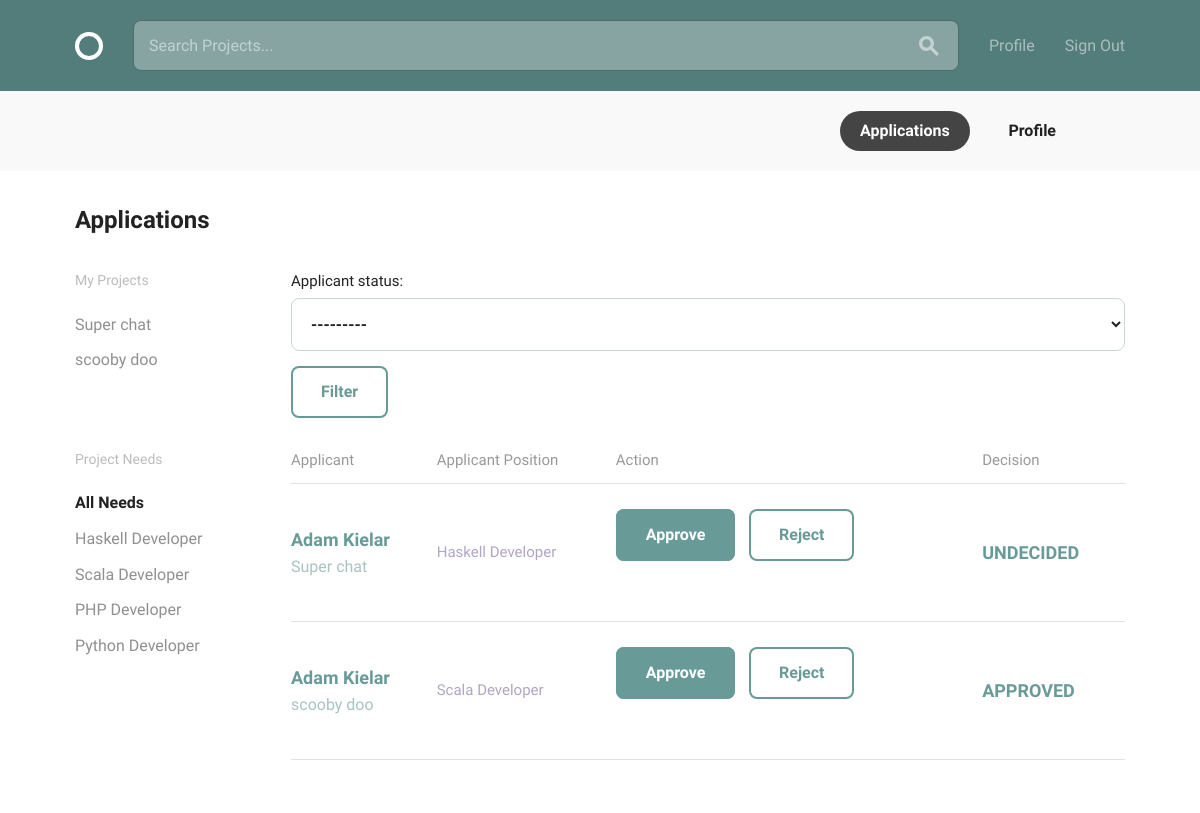
The page /applications/2 (signed in) on the database as committed earlier.
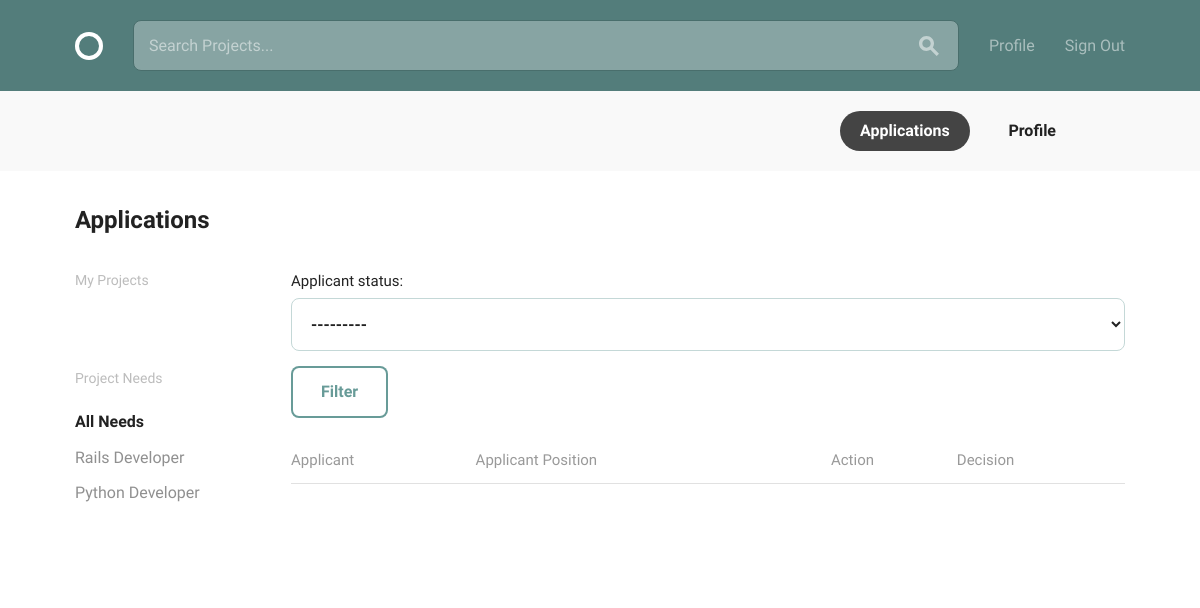
The same page on the database as committed later.
### projects/models.py (models this page shows, shortened)
class Project(models.Model):
    owner = models.ForeignKey(settings.AUTH_USER_MODEL,
                              on_delete=models.CASCADE,
                              related_name='projects')
    title = models.CharField(max_length=255, unique=True)
    description = MarkdownxField(max_length=2500, blank=True, null=True)
    project_timeline = MarkdownxField(max_length=500, blank=True, null=True )
    applicant_requirements = MarkdownxField(max_length=500, blank=True, null=True)
    project_status = models.CharField(max_length=255,
                                      choices=PROJECT_STATUS,
                                      blank=True)
    slug = models.SlugField(allow_unicode=True, unique=True)
    created_at = models.DateTimeField(auto_now_add=True)
    class Meta:
        ordering = ['-created_at']

class Position(models.Model):
    project = models.ForeignKey('Project', on_delete=models.CASCADE)
    title = models.CharField(max_length=255, blank=True)
    description = MarkdownxField(blank=True, null=True)
    main_skills = models.ManyToManyField('accounts.MainSkill',
                                         related_name='positions_main')
    other_skills = models.ManyToManyField('accounts.OtherSkill',
                                          related_name='positions_other')
    position_status = models.CharField(max_length=255,
                                       choices=POSITION_STATUS,
                                       blank=True)
    slug = models.SlugField(editable=False, blank=True)
    timeline = models.CharField(max_length=60, blank=True, null=True)
    created_at = models.DateTimeField(auto_now_add=True)
    class Meta:
        ordering = ['-created_at']

class Applicant(models.Model):
    user_profile = models.ForeignKey(settings.AUTH_USER_MODEL,
                                     on_delete=models.CASCADE,
                                     related_name='applicants')
    project = models.ForeignKey('Project',
                                on_delete=models.CASCADE,
                                related_name='project_applicants')
    position = models.ForeignKey('Position',
                                 on_delete=models.CASCADE,
                                 related_name='position_applicants')
    applicant_status = models.CharField(max_length=255,
                                        choices=APPLICANT_STATUS,
                                        blank=True)
    created_at = models.DateTimeField(auto_now_add=True)
    class Meta:
        unique_together = ['user_profile', 'position']
        ordering = ['-created_at']

### accounts/models.py (models this page shows, shortened)
class User(AbstractBaseUser, PermissionsMixin):
    email = models.EmailField(verbose_name='email address', max_length=255, unique=True)
    full_name = models.CharField(max_length=255, blank=False, default='')
    avatar = CropperImageField(dimensions=(240, 240), linked=True, default='avatars/sample.png', upload_to='avatars/')
    bio = MarkdownxField()
    date_joined = models.DateTimeField(auto_now_add=True)
    main_skills = models.ManyToManyField('MainSkill', related_name='mainskills')
    other_skills = models.ManyToManyField('OtherSkill', related_name='otherskills')
    is_active = models.BooleanField(default=True)
    is_staff = models.BooleanField(default=False)
    objects = UserManager()
    USERNAME_FIELD = 'email'

### projects/views.py (the view)
# urls.py: path('applications/<int:pk>', views.ApplicantList.as_view(), name='applications'),
class ApplicantList(LoginRequiredMixin, ListView):
    model = Applicant
    search_form_class = SearchForm
    template_name = 'projects/applications.html'
    context_object_name = 'applicants'
    def get_context_data(self, **kwargs):
        context = super(ApplicantList, self).get_context_data(**kwargs)
        if self.request.POST:
            context['search_form'] = self.search_form_class()
        else:
            context['search_form'] = self.search_form_class()
            context['user'] = get_object_or_404(User, pk=self.request.user.id)
            context['projects'] = Project.objects.filter(owner=self.request.user)
            context['positions'] = Position.objects.all()
            context['applicants_filter'] = ApplicantsFilter(
                self.request.GET,
                queryset=Applicant.objects.filter(project__owner=self.request.user).prefetch_related('project')
            )
        return context

### projects/forms.py
class SearchForm(forms.Form):
    q = forms.CharField(
        max_length=255,
        widget=forms.TextInput(
            attrs={
                'placeholder': 'Search Projects...',
            },
        ))

### projects/templates/projects/applications.html (shortened to what this page needs)
{% extends 'base.html' %}
{% load static %}
{% block body_content %}
  <div class="circle--actions--bar">
    <nav class="bounds">
      <ul class="circle--pill--list">
        <li><a class="selected" href="{% url 'projects:applications' pk=user.id %}">Applications</a></li>
        <li><a href="{% url 'accounts:profile_detail' pk=user.id %}">Profile</a></li>
      </ul>
    </nav>
  </div>
  <div class="bounds circle--page">
    <div class="circle--page--header grid-100">
      <h2>Applications</h2>
    </div>
    <div class="grid-15">
      <div class="circle--filter circle--secondary--module">
        <h4>My Projects</h4>
        <ul class="circle--filter--list">
          {% for project in projects %}
          <li>
            <a href="{% url 'projects:project_detail' slug=project.slug %}"> {{ project.title }}</a>
          </li>
          {% endfor %}
        </ul>
      </div>
      <div class="circle--filter circle--secondary--module">
        <h4>Project Needs</h4>
        <ul class="circle--filter--list">
          <li><a class="selected">All Needs</a></li>
          {% for position in positions %}
          <li><a href="{% url 'projects:project_detail' slug=position.project.slug %}">{{ position.title }}</a></li>
              {% endfor %}
        </ul>
      </div>
    </div>
    <div class="grid-80 grid-push-5">
      {% if applicants_filter %}
       <form method="GET" class="form-label-group-2">
         <div class="form-label-group-2">
           {{ applicants_filter.form }}
         </div>
         <button type="submit" class="btn btn-primary mb-2">Filter</button>
       </form>
      {% endif %}
      <table class="u-full-width circle--table">
        <thead>
          <tr>
            <th>Applicant</th>
            <th class="circle--cell--right">Applicant Position</th>
            <th class="circle--cell--right">Action</th>
            <th class="circle--cell--right">Decision</th>
          </tr>
        </thead>
        <tbody>
        {% for applicant in applicants_filter.qs %}
        {% if applicant %}
          <tr class="clickable-row" data-href="{% url 'accounts:profile_all' pk=applicant.user_profile.id %}">
            <td>
              <h3>{{ applicant.user_profile.full_name}}</h3>
              <p>{{ applicant.project.title }}</p>
            </td>
            <td class="circle--cell--right">
              <span class="secondary-label">{{ applicant.position.title }}</span>
            </td>
            <td class="circle--cell--right">
              <form method="POST" action="{% url 'projects:apply_status' position_pk=applicant.position.id applicant_pk=applicant.id %}">
              <button class="button button-primary btn-sm" type="submit" value="{{ applicant.id }}" name="approve">Approve</button>
                <button class="button button-danger btn-sm" type="submit" value="{{ applicant.id }}" name="reject">Reject</button>
            </form>
            </td>
            <td class="circle--cell--right">
              <h3>{{ applicant.applicant_status }}</h3>
            </td>
          </tr>
        {% endif %}
        {% endfor %}
        </tbody>
      </table>
    </div>
  </div>
{% endblock body_content %}

### templates/base.html (shortened to what this page needs)
{% load static %}
<!DOCTYPE html>
<html lang="en">
<head>
  <link rel="stylesheet" href="{% static 'css/global.css' %}">
</head>
<body>
  <header class="circle--header">
    <div class="bounds">
      <div class="circle--fluid">
        <div class="circle--fluid--cell">
          <h1 class="hide-text circle--logo"><a class="logo" href="/">Circle</a></h1>
        </div>
        {% if user.is_authenticated %}
        <div class="circle--fluid--cell circle--fluid--primary">
          <div class="circle--search">
          <form class="" action="{% url 'projects:projects_search' %}" method="GET">
            {{ search_form.q }}
            <button type="submit">
            </button>
            </form>
          </div>
        </div>
        {% endif %}
        <div class="circle--fluid--cell circle--fluid--secondary">
          <nav>
            <ul class="circle--inline">
            {% if not user.is_authenticated %}
              <li><a href="{% url 'account_signup' %}">Sign Up</a></li>
              <li><a href="{% url 'account_login' %}">Sign In</a></li>
              {% else %}
              <li><a href="{% url 'accounts:profile_detail' pk=user.id %}">Profile</a></li>
              <li><a href="{% url 'account_logout' %}">Sign Out</a></li>
              {% endif %}
            </ul>
          </nav>
        </div>
      </div>
    </div>
  </header>
  {% block body_content %}
  {% endblock body_content %}
</body>
</html>

Rows that differ between the two databases and show on the page:
removed Project: title "Super chat"
removed Project: title "scooby doo"
removed Position: title "Haskell Developer"
removed Position: title "Scala Developer"
removed Position: title "PHP Developer"
removed Applicant: user_profile.full_name "Adam Kielar", project "Super chat", position "Haskell Developer", {{ applicant.id }} 14 (drawn), applicant_status "UNDECIDED"
removed Applicant: user_profile.full_name "Adam Kielar", project "scooby doo", position "Scala Developer", {{ applicant.id }} 13 (drawn), applicant_status "APPROVED"
added Position: title "Rails Developer"
